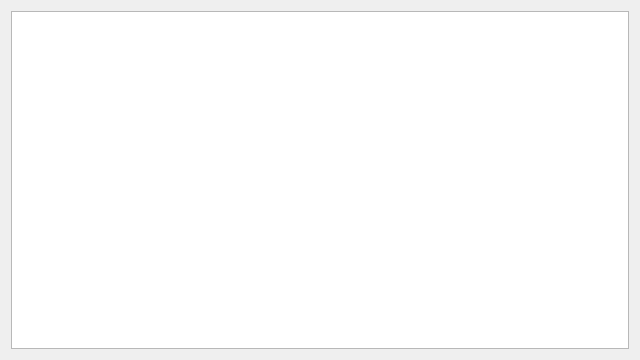
<?xml version="1.0" encoding="UTF-8"?>
<ui version="4.0">
 <class>MainOverlay</class>
 <widget class="QWidget" name="MainOverlay">
  <property name="geometry">
   <rect>
    <x>0</x>
    <y>0</y>
    <width>640</width>
    <height>360</height>
   </rect>
  </property>
  <property name="windowTitle">
   <string>Form</string>
  </property>
  <layout class="QVBoxLayout" name="verticalLayout">
   <item>
    <widget class="QColumnView" name="columnView"/>
   </item>
  </layout>
 </widget>
 <resources/>
 <connections/>
</ui>
